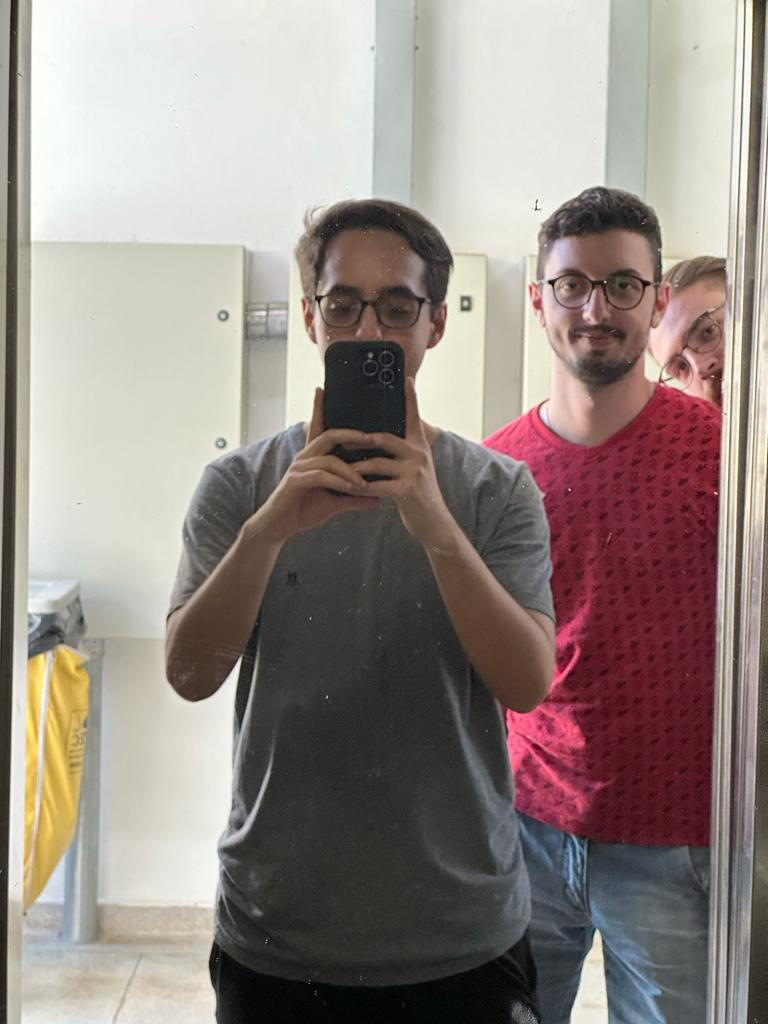
#> input picture Prova 1/Imagens/foto no espelho.jpeg, 768 x 1024 px
$ python segmentacao_espelho.py
#> lines starting #> are read from the running program, lines starting #| are printed output that depends on the picture; after the words box and inside, x2 and y2 are one past the last pixel; in counts of white or black regions, pixels touching at a corner belong together
import cv2
import numpy as np

# Read an image
img = cv2.imread('foto no espelho.jpeg')
#> img is the input picture: shape (1024, 768, 3); mean B, G, R 133, 138.4, 149.6
print(img.shape)
#| (1024, 768, 3)

blurred_image = cv2.GaussianBlur(img, (9, 9), 0)
hsv = cv2.cvtColor(blurred_image, cv2.COLOR_BGR2HSV)
#> hsv: shape (1024, 768, 3); mean H, S, V 52.2, 42.5, 151.2

lower_hsv = np.array([13, 0, 180])
upper_hsv = np.array([124, 255, 255])

# Create a mask
mask = cv2.inRange(hsv, lower_hsv, upper_hsv)
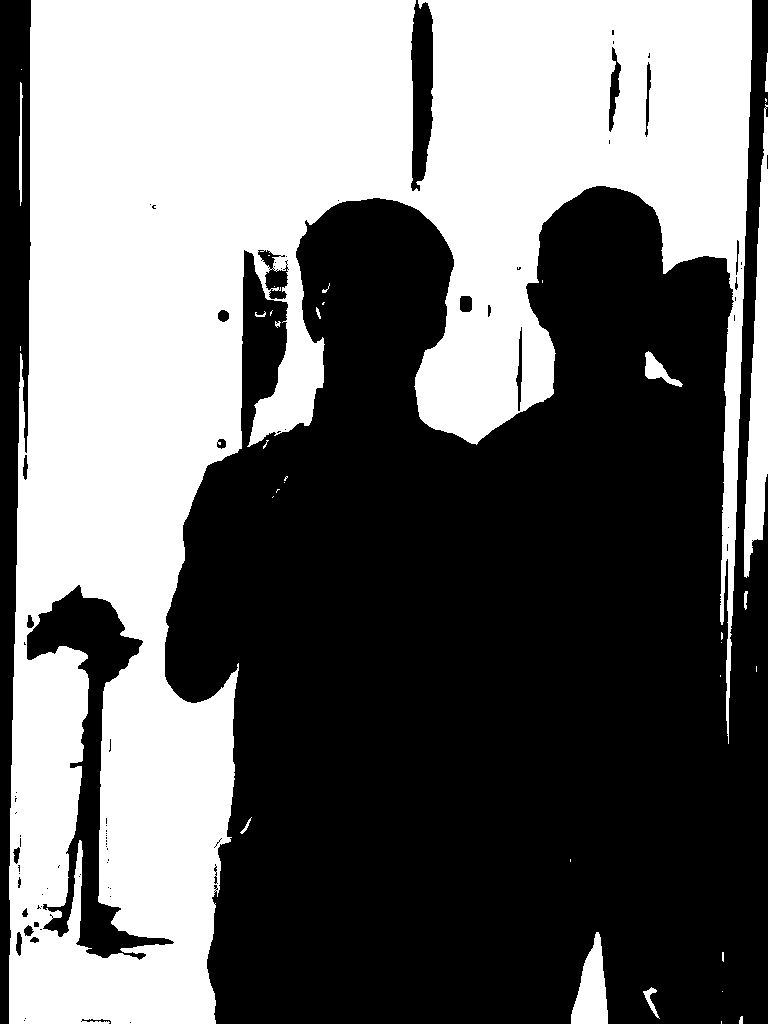
#> mask: shape (1024, 768); 43.7% white; 35 white regions (21 under 20 px), largest, box (x1, y1, x2, y2) and area: (9, 0, 752, 1024) 334490, (744, 104, 768, 578) 5998, (571, 932, 608, 1024) 2063


# Invert the mask
inverted_mask = cv2.bitwise_not(mask)

# Segment the inverted region from the original image
segmented_image = cv2.bitwise_and(img, img, mask=inverted_mask)
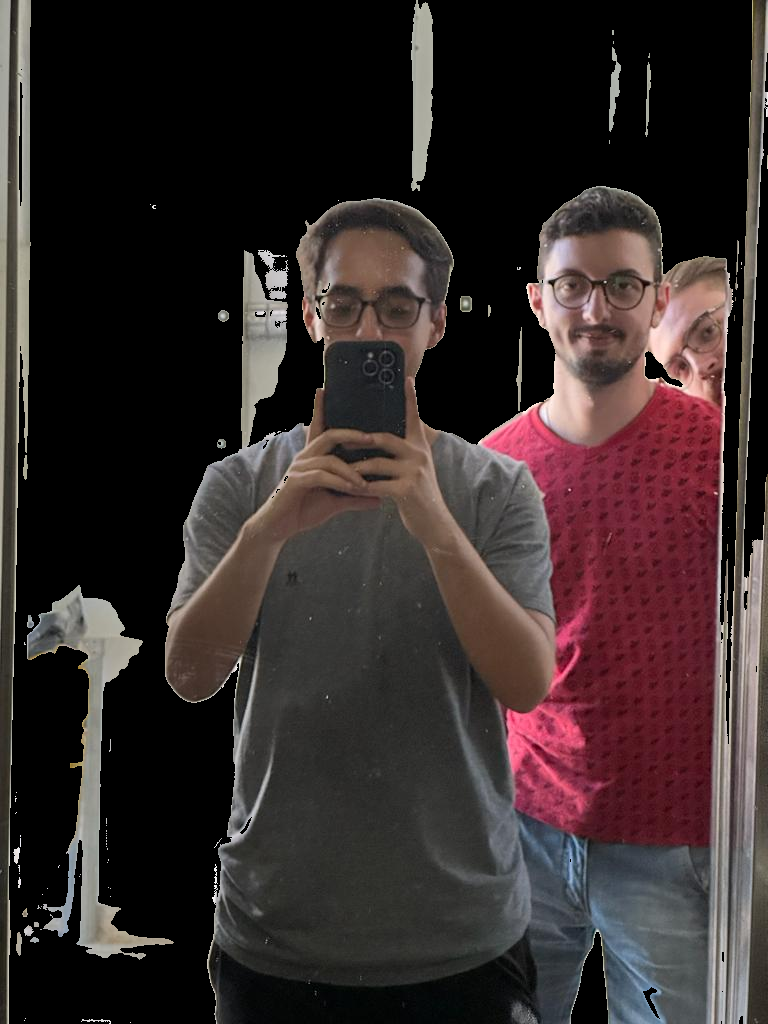
#> segmented_image: shape (1024, 768, 3); mean B, G, R 42.5, 42.8, 53.5

cropped_image = segmented_image[180:1024, 140:730]
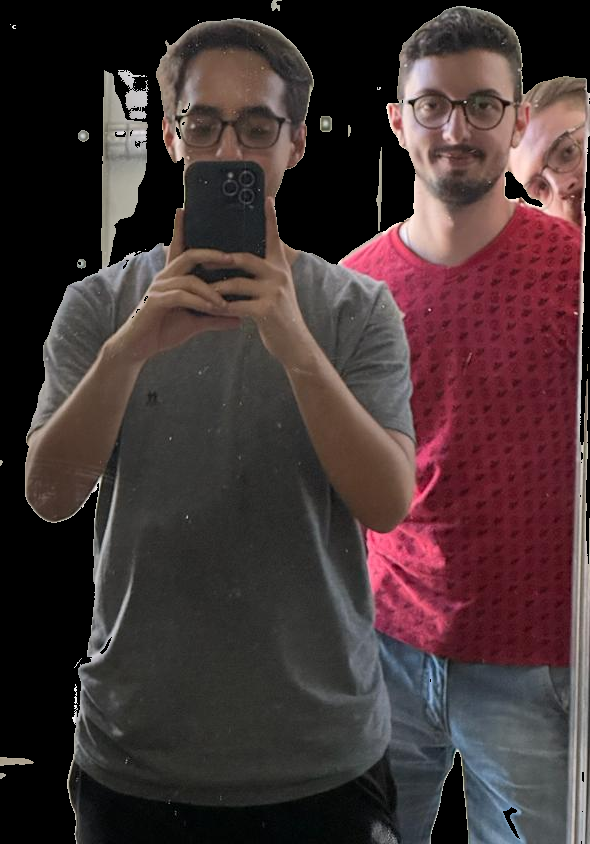
#> cropped_image: shape (844, 590, 3); mean B, G, R 52.7, 52.1, 68.6

cv2.imshow('RGB', img)
cv2.imshow('Segmentacao', segmented_image)
cv2.imshow('Segmentacao Cortada', cropped_image)

cv2.waitKey(0)

$ run again, with Prova 1/Imagens/eafaef.jpeg copied over Prova 1/Imagens/foto no espelho.jpeg
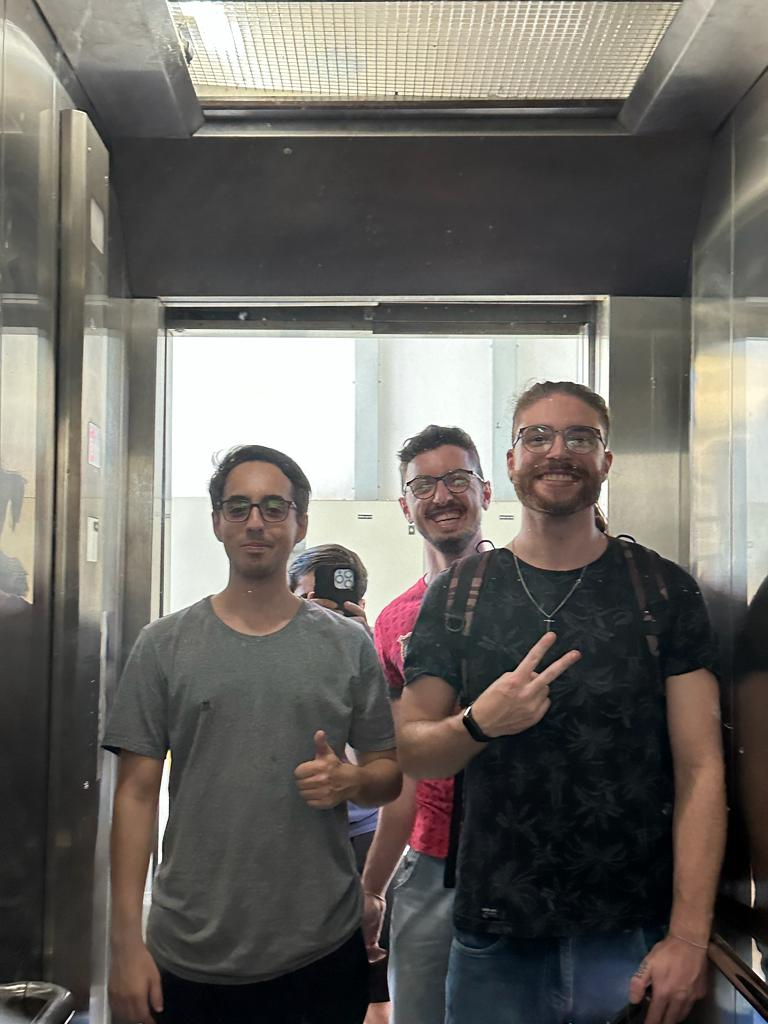
#> input picture Prova 1/Imagens/eafaef.jpeg, 768 x 1024 px
#> img is the input picture: shape (1024, 768, 3); mean B, G, R 98, 103.3, 106.7
#| (1024, 768, 3)
#> hsv: shape (1024, 768, 3); mean H, S, V 50.1, 39.9, 109.3
#> `mask = cv2.inRange(hsv, lower_hsv, upper_hsv)`:
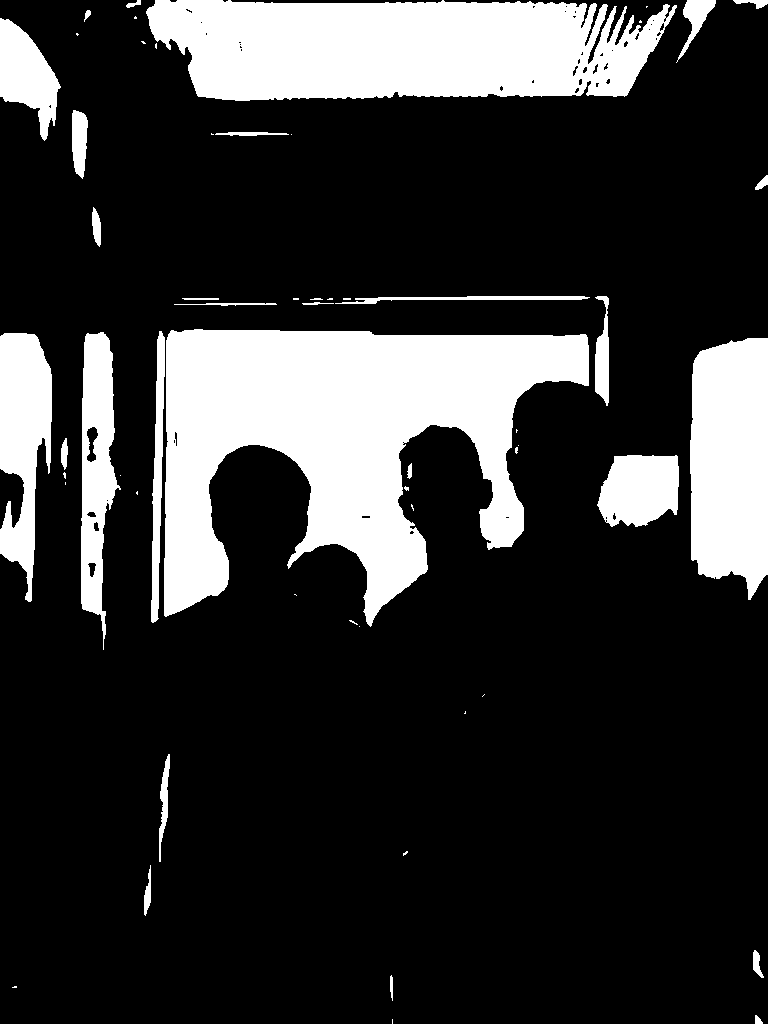
#> mask: shape (1024, 768); 20.7% white; 57 white regions (28 under 20 px), largest, box (x1, y1, x2, y2) and area: (164, 329, 589, 627) 67886, (146, 0, 677, 101) 43736, (690, 338, 768, 600) 17929
#> `cropped_image = segmented_image[180:1024, 140:730]`:
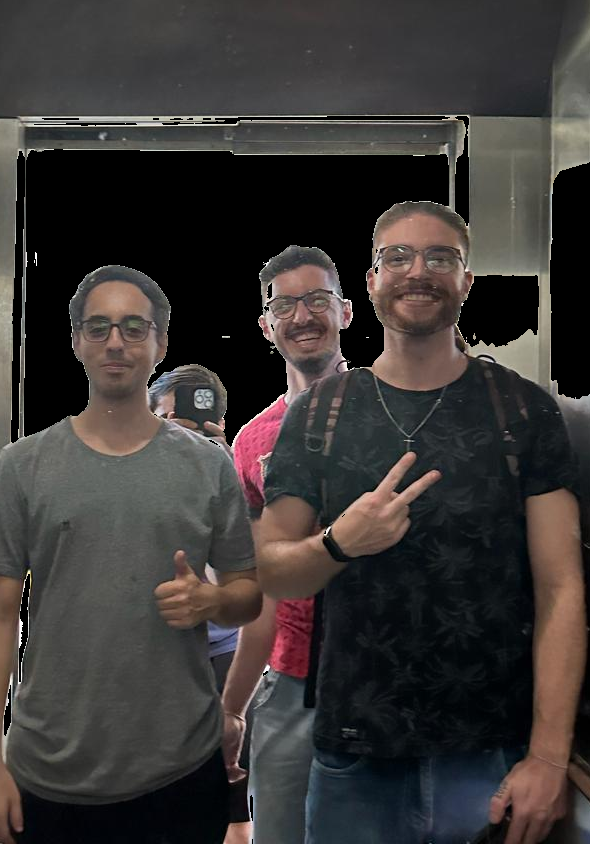
#> cropped_image: shape (844, 590, 3); mean B, G, R 53.5, 55, 59

$ run again, with Prova 1/Imagens/escada.jpeg copied over Prova 1/Imagens/foto no espelho.jpeg
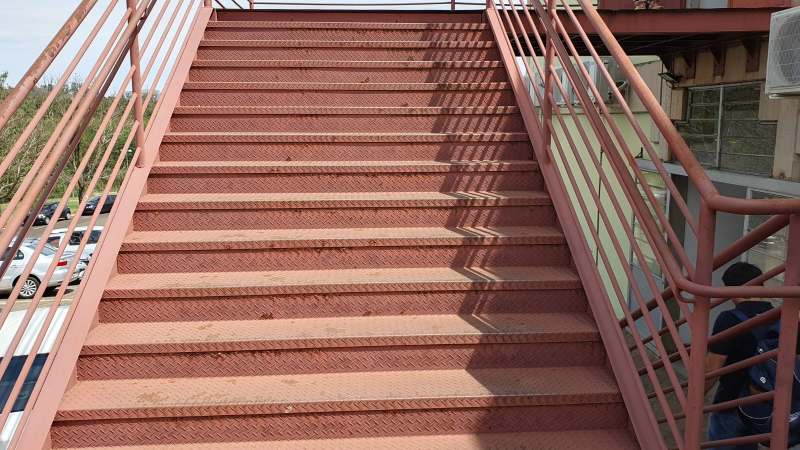
#> input picture Prova 1/Imagens/escada.jpeg, 1600 x 900 px (shown at 1/2 size)
#> img is the input picture: shape (900, 1600, 3); mean B, G, R 94.8, 105.2, 143.4
#| (900, 1600, 3)
#> hsv: shape (900, 1600, 3); mean H, S, V 21.7, 95.1, 144.8
#> `mask = cv2.inRange(hsv, lower_hsv, upper_hsv)`:
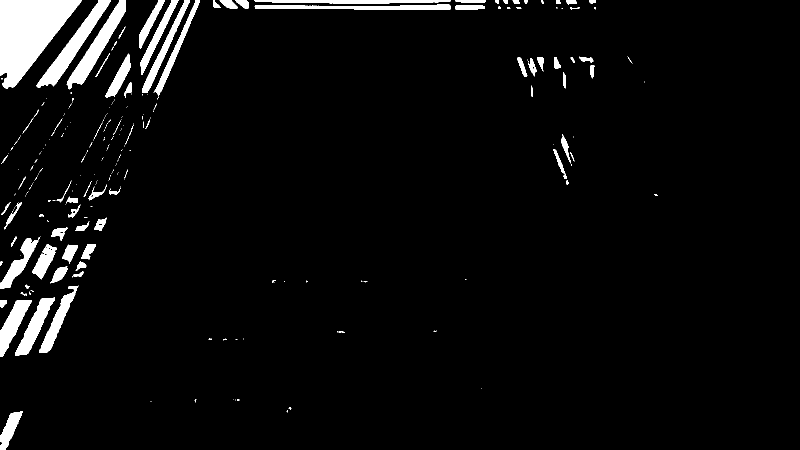
#> mask: shape (900, 1600) (shown at 1/2 size); 4.6% white; 287 white regions (204 under 20 px), largest, box (x1, y1, x2, y2) and area: (0, 0, 163, 177) 16671, (72, 0, 222, 176) 5242, (133, 0, 252, 179) 4794
#> `cropped_image = segmented_image[180:1024, 140:730]`:
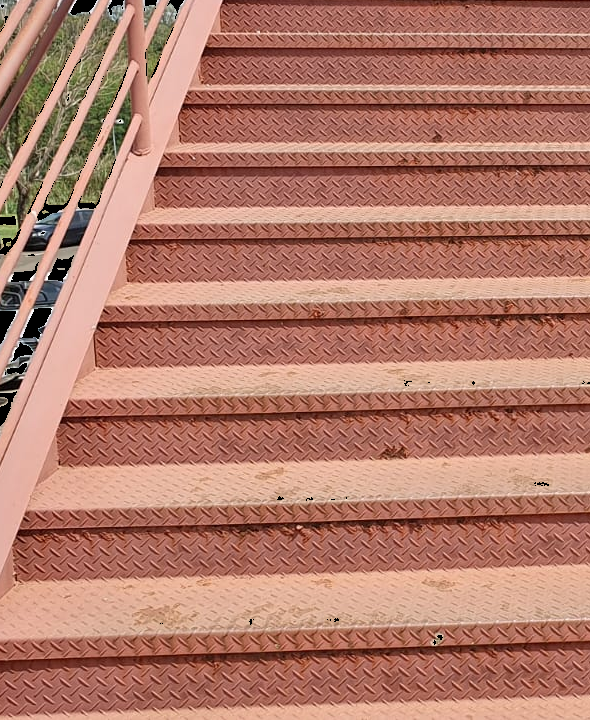
#> cropped_image: shape (720, 590, 3); mean B, G, R 105.9, 122.6, 177.7

$ run again, with Prova 1/Imagens/escada_em_pe.jpeg copied over Prova 1/Imagens/foto no espelho.jpeg
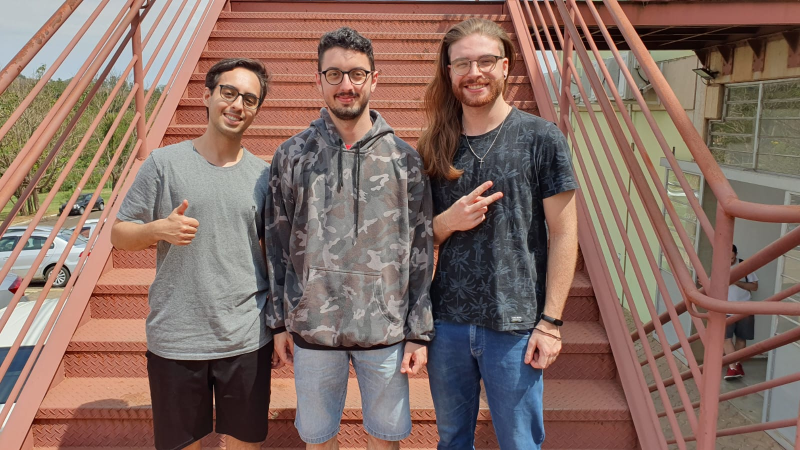
#> input picture Prova 1/Imagens/escada_em_pe.jpeg, 1600 x 900 px (shown at 1/2 size)
#> img is the input picture: shape (900, 1600, 3); mean B, G, R 99.7, 109, 134.7
#| (900, 1600, 3)
#> hsv: shape (900, 1600, 3); mean H, S, V 39.3, 79.1, 138.3
#> `mask = cv2.inRange(hsv, lower_hsv, upper_hsv)`:
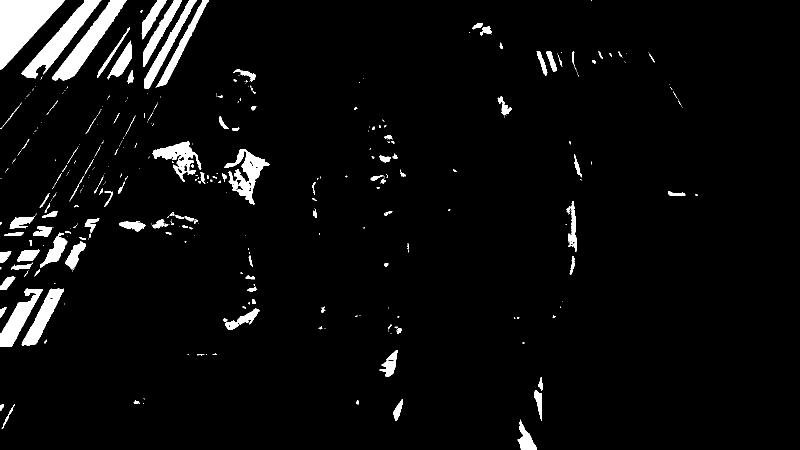
#> mask: shape (900, 1600) (shown at 1/2 size); 4.5% white; 397 white regions (274 under 20 px), largest, box (x1, y1, x2, y2) and area: (0, 0, 130, 140) 9374, (104, 0, 253, 161) 5816, (43, 0, 203, 157) 5792
#> `cropped_image = segmented_image[180:1024, 140:730]`:
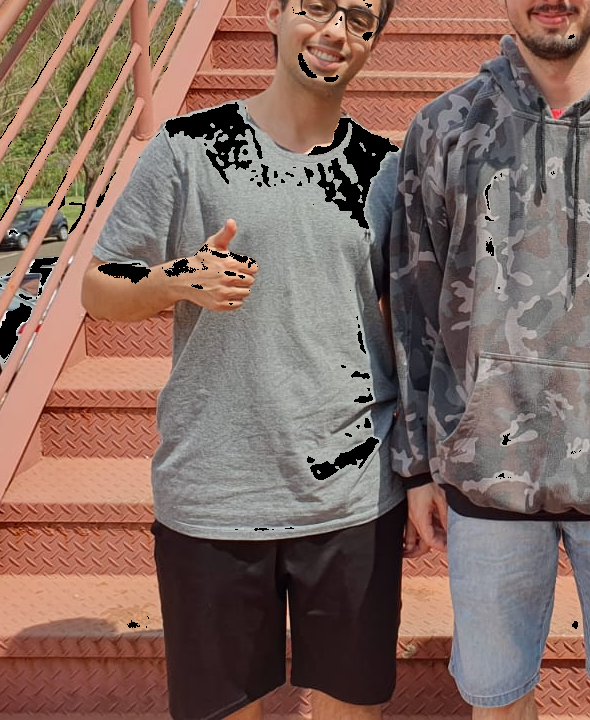
#> cropped_image: shape (720, 590, 3); mean B, G, R 96.9, 106.1, 131.6
